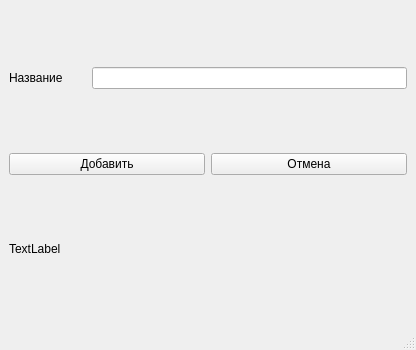
<?xml version="1.0" encoding="UTF-8"?>
<ui version="4.0">
 <class>MainWindow</class>
 <widget class="QMainWindow" name="MainWindow">
  <property name="geometry">
   <rect>
    <x>0</x>
    <y>0</y>
    <width>416</width>
    <height>350</height>
   </rect>
  </property>
  <property name="windowTitle">
   <string>MainWindow</string>
  </property>
  <widget class="QWidget" name="centralwidget">
   <layout class="QGridLayout" name="gridLayout_2">
    <item row="1" column="0">
     <widget class="QPushButton" name="accept">
      <property name="text">
       <string>Добавить</string>
      </property>
     </widget>
    </item>
    <item row="0" column="0" colspan="2">
     <layout class="QGridLayout" name="gridLayout">
      <item row="0" column="1">
       <widget class="QLineEdit" name="lineEdit"/>
      </item>
      <item row="0" column="0">
       <widget class="QLabel" name="label">
        <property name="text">
         <string>Название       </string>
        </property>
       </widget>
      </item>
     </layout>
    </item>
    <item row="1" column="1">
     <widget class="QPushButton" name="cancel">
      <property name="text">
       <string>Отмена</string>
      </property>
     </widget>
    </item>
    <item row="2" column="0" colspan="2">
     <widget class="QLabel" name="label_5">
      <property name="maximumSize">
       <size>
        <width>16777215</width>
        <height>20</height>
       </size>
      </property>
      <property name="text">
       <string>TextLabel</string>
      </property>
     </widget>
    </item>
   </layout>
  </widget>
  <widget class="QMenuBar" name="menubar">
   <property name="geometry">
    <rect>
     <x>0</x>
     <y>0</y>
     <width>416</width>
     <height>20</height>
    </rect>
   </property>
  </widget>
  <widget class="QStatusBar" name="statusbar"/>
 </widget>
 <resources/>
 <connections/>
</ui>
